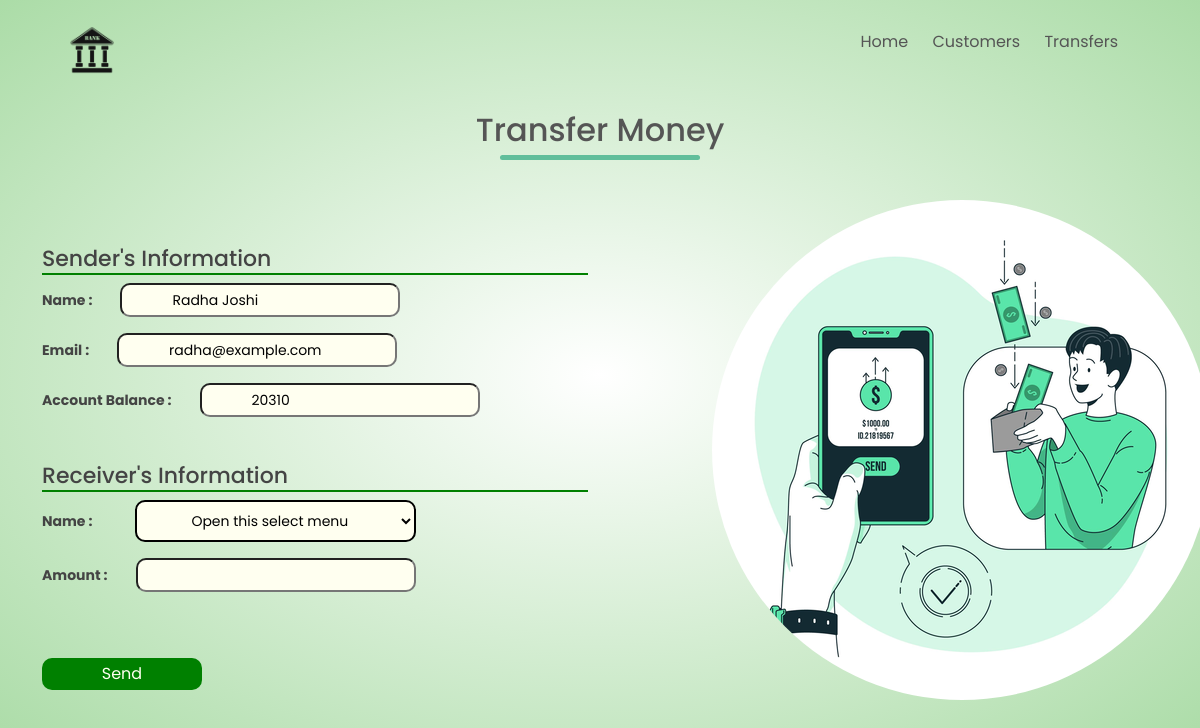
The page /transfermoney.php?name=Radha Joshi on the database its author committed.
### tables this page shows
CREATE TABLE IF NOT EXISTS `customers` (
  `id` int(11) NOT NULL,
  `name` varchar(255) NOT NULL,
  `email` varchar(255) NOT NULL,
  `amount` float NOT NULL,
  PRIMARY KEY (`id`)
);

### transfermoney.php (the view, shortened to what this page needs)
<?php
$name = $_GET['name'];
$con = mysqli_connect('localhost', 'root', '');
mysqli_select_db($con, 'tsfbank');
$s = "select * from customers where name = '$name'";
$result = mysqli_query($con, $s);
$num = mysqli_num_rows($result);
?>
<html>
<head>
    <link rel="stylesheet" type="text/css" href="https://cdn.jsdelivr.net/npm/bootstrap@5.0.2/dist/css/bootstrap.min.css">
    <link rel="stylesheet" type="text/css" href="style.css">
</head>
<body>
    <div class="header">
    <div class="container">
    <div class="navbar">
            <div class="logo">
                <a href="home.php"><img src="images/bankLogo.png" width="60px"></a>
            </div>
            <nav>
                <ul id="MenuItems">
                    <li><a href="home.php">Home</a></li>
                    <li><a href="viewcustomers.php">Customers</a></li>
                    <li><a href="transferhistory.php">Transfers</a></li>
                </ul>
            </nav>
            </div>
    </div>
    <div class="container">
        <div class="row">
        <h2 class="title">Transfer Money</h2>
            <div class="col-lg-6">
            <form action="middletransfer.php" method="POST">
            <?php
            if($num > 0){
                while($row = mysqli_fetch_assoc($result)){ ?>
                <div class="info">
                    <h6 class="small-header">Sender's Information</h6>
                    <p><b>Name  : </b><input type="text" value="<?php echo $row['name']; ?>" name="sendername" readonly="readonly"></p>
                    <p><b>Email  : </b><input type="text" value="<?php echo $row['email']; ?>" name="senderemail" readonly="readonly"></p>
                    <p><b>Account Balance  : </b><input type="text" value="<?php echo $row['amount']; ?>" name="senderbalance" readonly="readonly"></p>
                    <h6 class="small-header">Receiver's Information</h6>
                    <p><b>Name  : </b>
                        <select name="receiverid">
                        <option value="0" selected>Open this select menu</option>
                        </select></p>
                        <p><b>Amount  : </b><input type="text" name="amt" required></p>
                </div>
                <button type="submit" class="btn btn-send">Send</button>
                </form>
                    <?php
                }
            }
            else{
                echo "list is empty";
            }
            ?>
            </div>
            <div class="col-lg-6">
                <img src="images/money.png" class="moneyImg">
            </div>
        </div>
    </div>
    </div>
</body>
</html>

### style.css (style rules this page uses)
* { margin: 0; padding: 0; box-sizing: border-box; }
body { font-family: 'Poppins', sans-serif; }
.header { background: radial-gradient(#fff, #abdca7); }
.navbar { display: flex; align-items: center; padding: 20px; }
nav { flex: 1; text-align: right; }
nav ul { display: inline-block; list-style-type: none; }
nav ul li { display: inline-block; margin-right: 20px; }
a { text-decoration: none; color: #555; }
.middle h6, h1, p { text-align: center; }
.btn { width: 220px; border-radius: 10px; background-color: green; color: ivory; padding: 10px 15px; transition: background 0.5s; transition: width 0.5s; }
.title { text-align: center; margin: 0 auto 40px; position: relative; line-height: 60px; color: #555; }
.title::after { content: ''; width: 200px; height: 5px; border-radius: 5px; background-color: #61be9b; position: absolute; left: 50%; bottom: 0; transform: translateX(-50%); }
.info b { color: #444; line-height: 18px; padding-bottom: 5px; }
.small-header { color: #444; line-height: 18px; padding-bottom: 5px; border-bottom: 2px solid green; font-size: 22px; margin-top: 50px; }
.info p { text-align: left; font-size: 14px; }
.btn-send { padding: 3px 5px; width: 160px; margin-bottom: 50px; margin-top: 50px; }
select { margin-left: 40px; padding: 8px 50px; background-color: ivory; border-radius: 10px; border: 2px solid black; }
input { margin-left: 25px; width: 280px; line-height: 30px; padding-left: 50px; border-radius: 10px; background-color: ivory; }
.col-lg-6 img { border-radius: 50%; margin-left: 100px; margin-bottom: 50px; }

### rows shown on the page
customers: sendername "Radha Joshi", senderemail "radha@example.com", senderbalance "20310"
